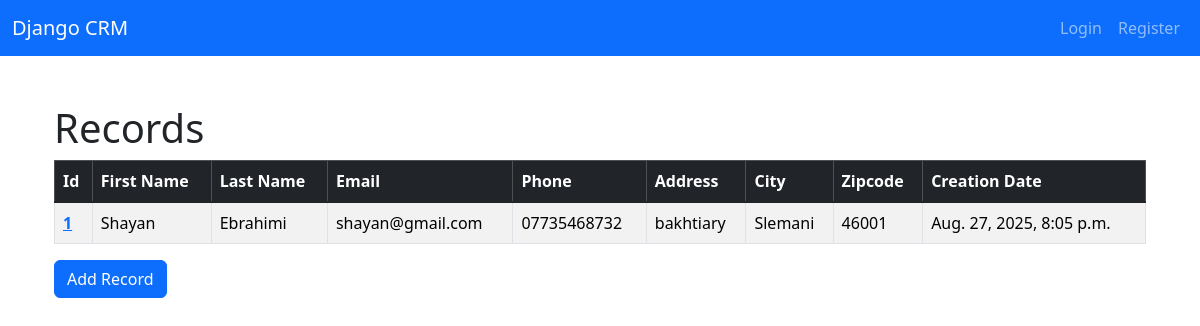
The page / on the database its author committed.
### website/models.py (models this page shows, shortened)
class Record(models.Model):
    created_at = models.DateTimeField(auto_now_add=True)
    first_name = models.CharField(max_length=100)
    last_name = models.CharField(max_length=100)
    email = models.CharField(max_length=100)
    phone_number = models.CharField(max_length=15)
    address = models.CharField(max_length=100)
    city = models.CharField(max_length=100)
    state = models.CharField(max_length=100)
    zipcode =models.CharField(max_length=100)

### website/views.py (the view)
# urls.py: 2. Add a URL to urlpatterns:  path('', views.home, name='home')
def home(request):
    records = Record.objects.all()
    context = {"records":records}
    return render(request, "home.html", context)

### website/templates/home.html (shortened to what this page needs)
{% extends "layout.html" %}
{% block content %}
    <h1>Records</h1>
    <table class="table table-striped table-hover table-bordered">
  <thead class="table-dark">
    <tr>
      <th scope="col">Id</th>
      <th scope="col">First Name</th>
      <th scope="col">Last Name</th>
      <th scope="col">Email</th>
      <th scope="col">Phone</th>
      <th scope="col">Address</th>
      <th scope="col">City</th>
      <th scope="col">Zipcode</th>
      <th scope="col">Creation Date</th>
    </tr>
  </thead>
  <tbody class="table-group-divider">
    {% if records %}
        {% for record in records %}
            <tr>
                <th scope="row"><a href="{% url "customer_record" pk=record.id %}">{{record.id}}</th></a>
                <td>{{record.first_name}}</td>
                <td>{{record.last_name}}</td>
                <td>{{record.email}}</td>
                <td>{{record.phone_number}}</td>
                <td>{{record.address}}</td>
                <td>{{record.city}}</td>
                <td>{{record.zipcode}}</td>
                <td>{{record.created_at}}</td>
            </tr>
        {% endfor %}
    {% endif %}
  </tbody>
</table>
<a href="{% url "add_record" %}" class="btn btn-primary">Add Record</a>
{% endblock content %}

### rows shown on the page
Record: id "1", first_name "Shayan", last_name "Ebrahimi", email "shayan@gmail.com", phone_number "07735468732", address "bakhtiary", city "Slemani", zipcode "46001", created_at "Aug. 27, 2025, 8:05 p.m."
